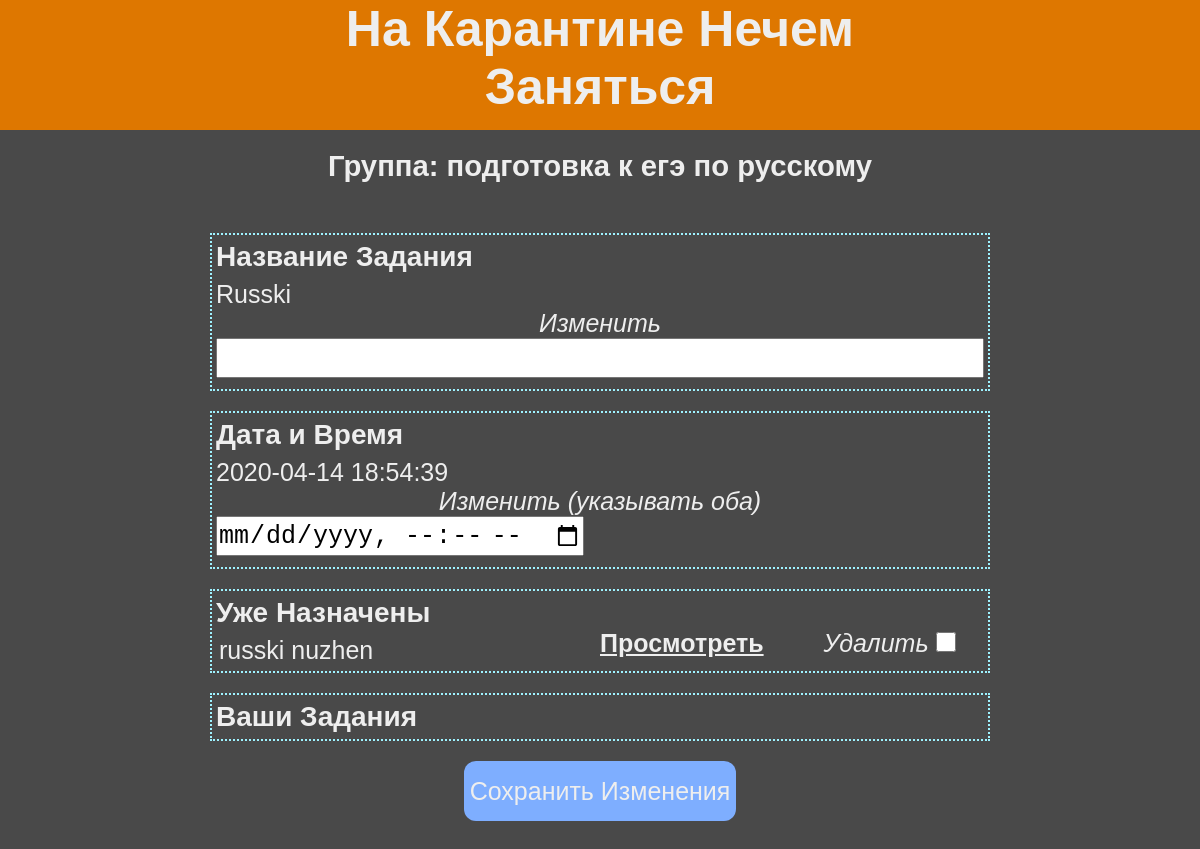
Screenshot of /deadline/1 with the database file from the repository.
### data/group.py (models this page shows, shortened)
class Group(SqlAlchemyBase, SerializerMixin):
    __tablename__ = "groups"
    id = sa.Column(sa.Integer,
                   primary_key=True,
                   autoincrement=True)
    name = sa.Column(sa.String, default="Группа Без Названия")
    deadlines = sa.orm.relationship("Deadline",
                                    backref="group",
                                    lazy="subquery")
    teachers = sa.orm.relationship("User",
                                   secondary="teachers_to_groups",
                                   backref="teacher_groups",
                                   lazy="subquery")
    students = sa.orm.relationship("User",
                                   secondary="students_to_groups",
                                   backref="student_groups",
                                   lazy="subquery")

### data/deadline.py (models this page shows, shortened)
class Deadline(SqlAlchemyBase, SerializerMixin):
    __tablename__ = "deadlines"
    id = sa.Column(sa.Integer,
                   primary_key=True,
                   autoincrement=True)
    name = sa.Column(sa.String)
    time = sa.Column(sa.DateTime)
    user_id = sa.Column(sa.Integer, sa.ForeignKey("users.id"))
    group_id = sa.Column(sa.Integer, sa.ForeignKey("groups.id"))
    tasks = sa.orm.relationship("Task",
                                backref="deadlines",
                                secondary="deadlines_to_tasks")
    solutions = sa.orm.relationship("Solution",
                                    backref="task",
                                    lazy="dynamic")

### data/task.py (models this page shows, shortened)
class Task(SqlAlchemyBase, SerializerMixin):
    __tablename__ = "tasks"
    id = sa.Column(sa.Integer,
                   primary_key=True,
                   autoincrement=True)
    name = sa.Column(sa.String)
    created_time = sa.Column(sa.DateTime,
                             default=datetime.datetime.now)
    description = sa.Column(sa.String)
    user_id = sa.Column(sa.Integer, sa.ForeignKey("users.id"))
    problems = sa.orm.relationship("Problem",
                                    backref="task",
                                    lazy="subquery")

### main.py (the view, shortened to what this page needs)
@app.route("/deadline/<int:id>", methods=["GET", "POST"])
def manage_deadline(id):
    if request.method == "GET":
        sql = db.create_session()
        deadline = sql.query(db.Deadline).get(id)
        dl_data = deadline.to_dict(only=("name", "time"))
        dl_data["tasks"] = [t.to_dict(only=("name", "id")) for t in deadline.tasks]
        g_data = deadline.group.to_dict(only=("name", ))
        return render_template("manageDeadline.html", deadline=dl_data, group=g_data)

### data/db_session.py (called while the page is built)
def create_session() -> Session:
    global __factory
    return __factory()

### templates/manageDeadline.html (shortened to what this page needs)
{% extends "j2/base.j2" %}
{% block head %}
	<link rel="stylesheet" type="text/css" href="/static/css/taskNgroup.css">
	<link rel="stylesheet" type="text/css" href="/static/css/manageDeadline.css">
{% endblock %}
{% block body_content %}
	<form class="baseForm" method="post">
			<div class="container">
				<div class="beginPage">
					<h3>Группа: {{ group['name'] }}</h3>
				</div>
				<div class="item">
					<label class="itemTitle">Название Задания</label>
					<label class="current">{{ deadline["name"] }}</label>
					<label class="edit">Изменить</label>
					<input class="fieldInput" type="text" name="name">
				</div>
				<div class="item">
					<label class="itemTitle">Дата и Время</label>
					<label class="current">{{ deadline["time"] }}</label>
					<label class="edit">Изменить (указывать оба)</label>
					<input class="fieldInput" type="datetime-local" name="time" id="time">
				</div>
				<div class="item">
					<label class="itemTitle">Уже Назначены</label>
					{% for task in deadline['tasks'] %}
						<div class="existField">
							<label class="current">{{ task['name'] }}</label>
							<a href="#">Просмотреть</a>
							<div class="checkcont">
								<label class="edit">Удалить</label>
								<input class="checkBox" type="checkbox" name="dt{{ task['id'] }}">
							</div>
						</div>
					{% endfor %}
				</div>
				<div class="item">
					<label class="itemTitle">Ваши Задания</label>
				</div>
				<button class="submitBtn">Сохранить Изменения</button>
			</div>
	</form>
{% endblock %}

### static/css/master.css (style rules this page uses)
* { margin: 0; padding: 0; box-sizing: border-box; }
body { background-color: #494949; font-family: sans-serif; color: #eeeeee; font-size: 25px; margin-bottom: 40vh }
a { color: inherit; font-weight: bold; }
.container { display: flex; flex-direction: column; align-items: center; width: 100%; }
.submitBtn { background-color: #7eaeff; color: inherit; border: 0; border-radius: 12px; padding: 9px 6px; height: 60px; align-self: center; font-size: 25px; }
.fieldInput { width: 100%; height: 40px; font-size: 25px; margin-bottom: 5px; }
.checkBox { width: 40px; height: 40px; }

### static/css/taskNgroup.css (style rules this page uses)
.item { display: flex; flex-direction: column; align-items: flex-start; width: 65%; margin-bottom: 20px; border: 2px dotted #9ef2ff; padding: 6px 4px; }
.beginPage { width: 30%; margin-bottom: 50px; display: flex; flex-direction: column; align-items: center; }
.itemTitle { font-weight: bold; font-size: 28px; }
.current { margin-top: 7px; }
.edit { font-style: italic; align-self: center; }
.existField { width: 100%; display: grid; grid-template-columns: 1fr 1fr 3fr 1fr; }
.existField label { margin-left: 3px; }
.checkcont { display: inline-block; margin: 0 auto; }
.checkBox { width: 20px; height: 20px; }

### static/css/manageDeadline.css (style rules this page uses)
.existField { grid-template-columns: 2fr 1fr 1fr }
.beginPage { width: 50%; }
#time { width: auto; align-self: left; }

### rows the page displays
Group: name "подготовка к егэ по русскому"
Deadline: name "Russki"
Task: name "russki nuzhen"

### other values shown
{{ deadline["time"] }} "2020-04-14 18:54:39"
